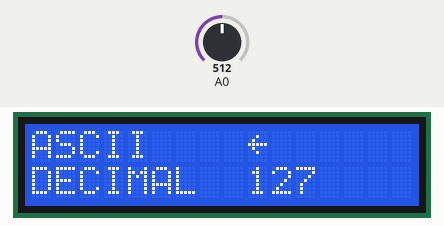
Bench run of a sketch on a simulated Arduino Uno, built with avr-gcc and run on an emulated ATmega328P. On the bench: 16×2 character LCD. The inputs (shaded band) are chosen by the test bench; at power-on: A0 = 512.

Above: at 1.2 s.
1.3 s: A0 set to 716
At 2.0 s:
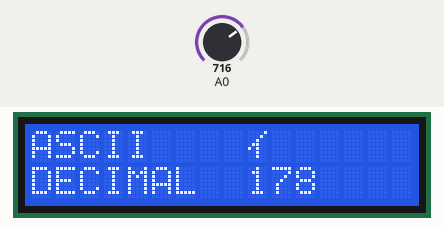
3.6 s: A0 set to 900
At 4.1 s:
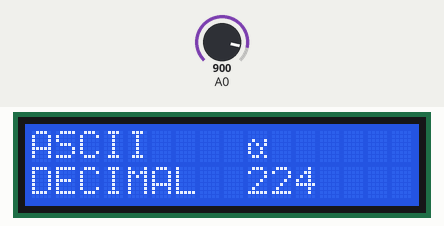
6.7 s: A0 set to 1023
At 7.2 s:
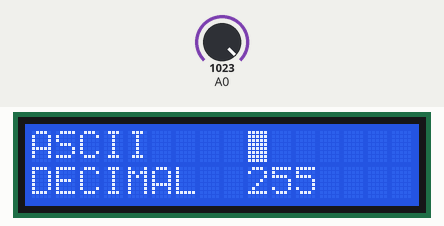
9.8 s: A0 set to 306
At 10.3 s:
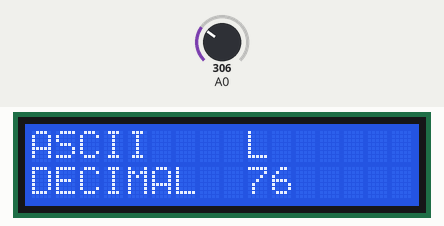
12.9 s: A0 set to 122
At 13.5 s:
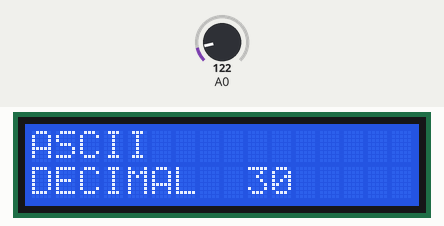
16.0 s: A0 set to 0
At 16.6 s:
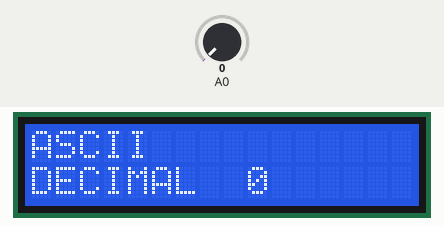

Measured:
- after the input at 1.3 s, the display: first differs from a run without the input after 0.35 s (image 1)
- after the input at 3.6 s, the display: first differs from a run without the input after 0.13 s (image 2)
- after the input at 6.7 s, the display: first differs from a run without the input after 0.16 s (image 3)
- after the input at 9.8 s, the display: first differs from a run without the input after 0.19 s (image 4)
- after the input at 12.9 s, the display: first differs from a run without the input after 0.21 s (image 5)
- after the input at 16.0 s, the display: first differs from a run without the input after 0.24 s (image 6)
- what the display in image 1 shows lasts 0.6 s, from 1.6 s to 2.2 s

The sketch:

ascii_lcd1602.ino
```cpp
#include <Wire.h>
#include <LiquidCrystal_I2C.h>
LiquidCrystal_I2C lcd(0x27, 16, 2);
int caracter = 0;
int sensorValue = 0;
void setup()
{
  lcd.init();
  lcd.backlight();
}
void loop()
{
  sensorValue = analogRead(A0);
  caracter = map(sensorValue, 0, 1023, 0, 255);
  lcd.setCursor(0, 0);
  lcd.print("ASCII");
  lcd.setCursor(9, 0);
  lcd.write(caracter);
  lcd.setCursor(0, 1);
  lcd.print("DECIMAL");
  lcd.setCursor(9, 1);
  lcd.print(caracter);
   delay(500);
  lcd.clear();

 }
```
